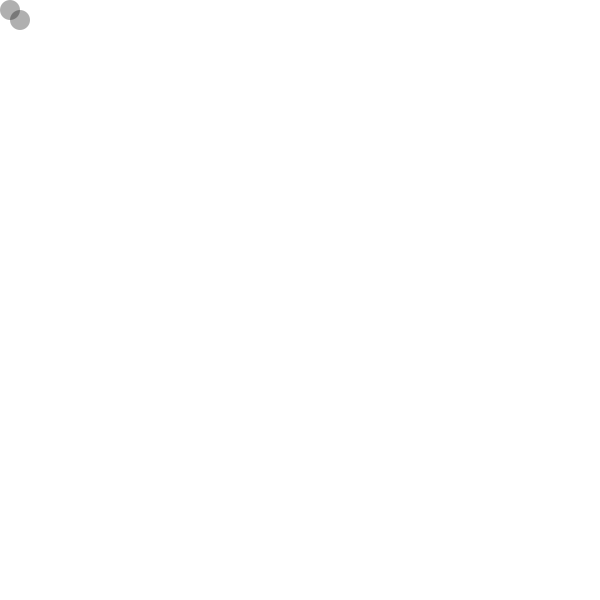
Frame 1 (no input)
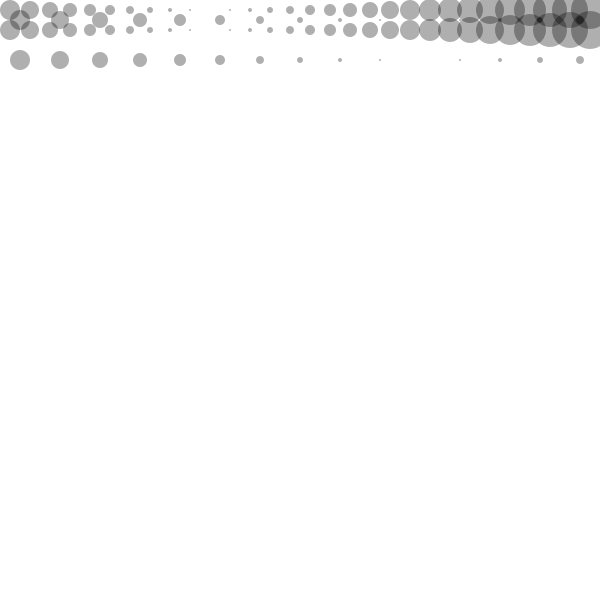
Frame 60 (the mouse pressed at the canvas centre just before this capture)
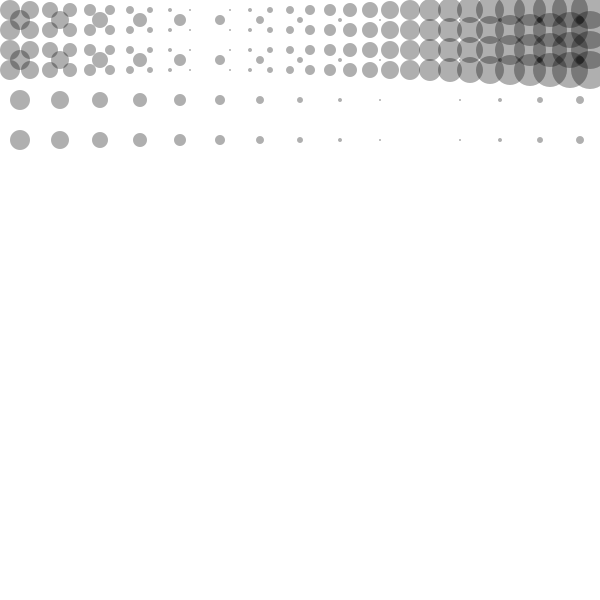
Frame 120 (the mouse held since frame 60 and released just before this capture)

The Processing sketch that drew these frames (run headless with seeded random() and noise(); from frame 60 on, the mouse is pressed at the canvas centre):

// Processing sketch: processing_32019
// ── processing_32019.pde

//import processing.pdf.*;

float x = 10;
float y = 10;
float diam = 20;
float h = random(10-255);

//int counter = 0;

void setup()

{
 
// size (600, 600, PDF, "final3.pdf");
 size (600, 600);
 background (255);
 smooth();
 frameRate(200);
// noLoop();

}

void draw ()

{
 
 // while (counter < 1000) 
 
  {
  
    //noFill();
  noStroke();
  fill(0,0,0,80);
  ellipse (x, y, diam, diam);
  ellipse (x+x, y+y, diam, diam);
 // endRecord();
 
  diam = diam - 2;
  //diam = diam + 1.7 * random(0.6,0.9);
  
  
   x = x + 20;
   
   if(x > 600){
     y = y+20;
     x = 10;
     diam = 20;
   }
   
  // counter = counter + 1;
   
  }
  
//  println ("ALL DONE");
 // exit();
   
}
